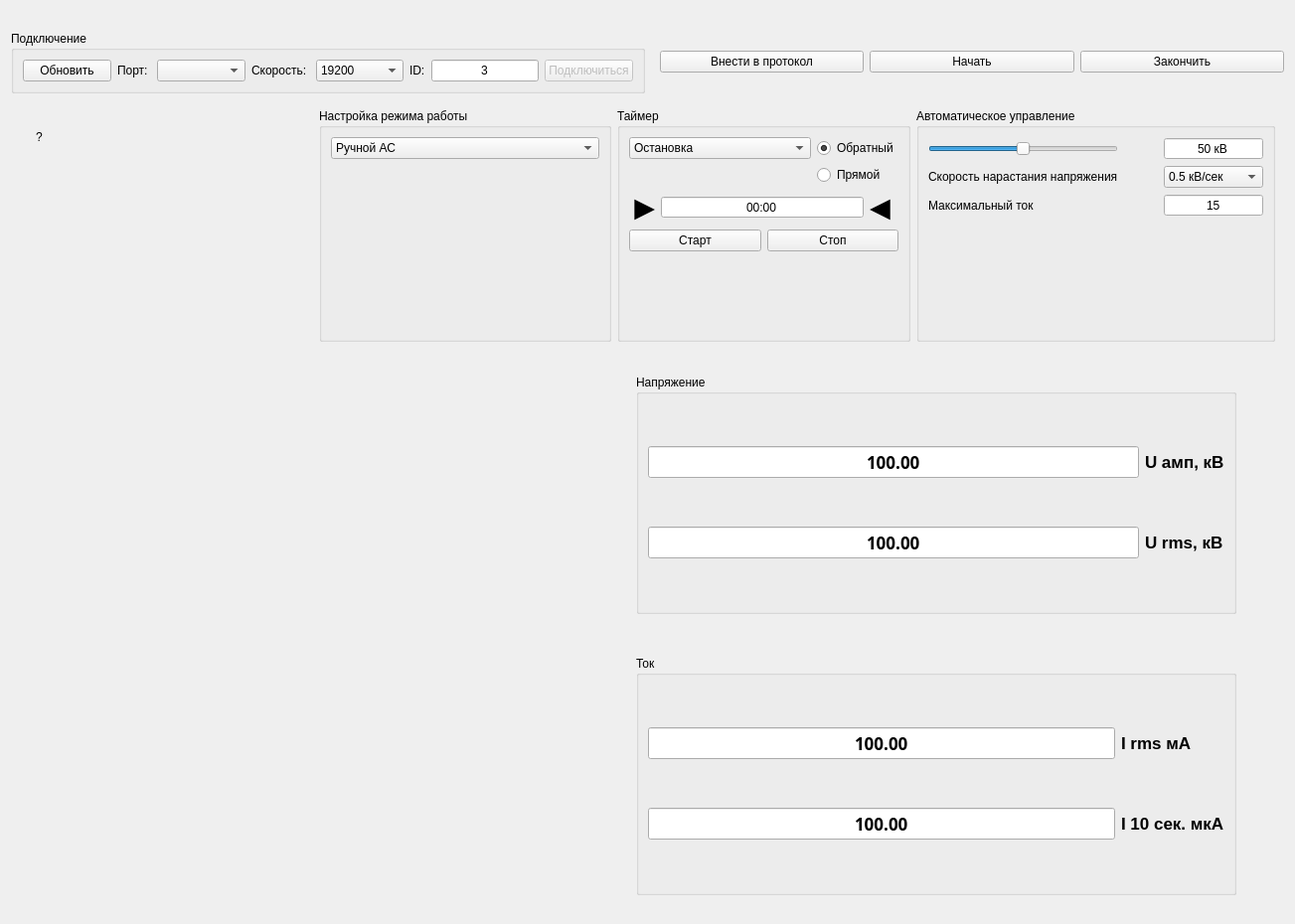
<?xml version="1.0" encoding="UTF-8"?>
<ui version="4.0">
 <class>Device_V100</class>
 <widget class="QWidget" name="Device_V100">
  <property name="geometry">
   <rect>
    <x>0</x>
    <y>0</y>
    <width>1303</width>
    <height>930</height>
   </rect>
  </property>
  <property name="windowTitle">
   <string>Form</string>
  </property>
  <layout class="QGridLayout" name="gridLayout_8">
   <item row="2" column="0" colspan="2">
    <widget class="QWidget" name="wSettings" native="true">
     <property name="sizePolicy">
      <sizepolicy hsizetype="Expanding" vsizetype="Fixed">
       <horstretch>0</horstretch>
       <verstretch>0</verstretch>
      </sizepolicy>
     </property>
     <layout class="QHBoxLayout" name="horizontalLayout_3">
      <item>
       <widget class="QWidget" name="widget" native="true">
        <layout class="QGridLayout" name="gridLayout_4">
         <item row="0" column="0">
          <layout class="QHBoxLayout" name="horizontalLayout_2">
           <item>
            <widget class="QToolButton" name="tbHelp_3">
             <property name="sizePolicy">
              <sizepolicy hsizetype="Fixed" vsizetype="Fixed">
               <horstretch>0</horstretch>
               <verstretch>0</verstretch>
              </sizepolicy>
             </property>
             <property name="maximumSize">
              <size>
               <width>32</width>
               <height>16777215</height>
              </size>
             </property>
             <property name="text">
              <string>?</string>
             </property>
             <property name="autoRaise">
              <bool>true</bool>
             </property>
            </widget>
           </item>
           <item>
            <widget class="QToolButton" name="toolButton">
             <property name="text">
              <string/>
             </property>
             <property name="icon">
              <iconset resource="../resources.qrc">
               <normaloff>:/main/pics/tools.svg</normaloff>:/main/pics/tools.svg</iconset>
             </property>
             <property name="iconSize">
              <size>
               <width>32</width>
               <height>32</height>
              </size>
             </property>
             <property name="autoRaise">
              <bool>true</bool>
             </property>
            </widget>
           </item>
           <item>
            <spacer name="horizontalSpacer">
             <property name="orientation">
              <enum>Qt::Horizontal</enum>
             </property>
             <property name="sizeHint" stdset="0">
              <size>
               <width>40</width>
               <height>20</height>
              </size>
             </property>
            </spacer>
           </item>
          </layout>
         </item>
         <item row="1" column="0">
          <spacer name="verticalSpacer">
           <property name="orientation">
            <enum>Qt::Vertical</enum>
           </property>
           <property name="sizeHint" stdset="0">
            <size>
             <width>20</width>
             <height>178</height>
            </size>
           </property>
          </spacer>
         </item>
        </layout>
       </widget>
      </item>
      <item>
       <widget class="QGroupBox" name="ModeGroup">
        <property name="sizePolicy">
         <sizepolicy hsizetype="Expanding" vsizetype="Preferred">
          <horstretch>0</horstretch>
          <verstretch>0</verstretch>
         </sizepolicy>
        </property>
        <property name="title">
         <string>Настройка режима работы</string>
        </property>
        <layout class="QGridLayout" name="gridLayout_20">
         <item row="0" column="0">
          <widget class="QComboBox" name="ModeBox">
           <item>
            <property name="text">
             <string>Ручной АС</string>
            </property>
           </item>
           <item>
            <property name="text">
             <string>Ручной DC</string>
            </property>
           </item>
           <item>
            <property name="text">
             <string>Автоматический АС</string>
            </property>
           </item>
           <item>
            <property name="text">
             <string>Автоматический DC</string>
            </property>
           </item>
           <item>
            <property name="text">
             <string>Прожиг DC</string>
            </property>
           </item>
           <item>
            <property name="text">
             <string>По программе</string>
            </property>
           </item>
          </widget>
         </item>
         <item row="1" column="0">
          <spacer name="verticalSpacer_2">
           <property name="orientation">
            <enum>Qt::Vertical</enum>
           </property>
           <property name="sizeHint" stdset="0">
            <size>
             <width>20</width>
             <height>40</height>
            </size>
           </property>
          </spacer>
         </item>
        </layout>
       </widget>
      </item>
      <item>
       <widget class="QGroupBox" name="groupBox_7">
        <property name="sizePolicy">
         <sizepolicy hsizetype="Expanding" vsizetype="Preferred">
          <horstretch>0</horstretch>
          <verstretch>0</verstretch>
         </sizepolicy>
        </property>
        <property name="title">
         <string>Таймер</string>
        </property>
        <layout class="QGridLayout" name="gridLayout_6">
         <item row="0" column="0" colspan="2">
          <layout class="QGridLayout" name="gridLayout_5">
           <item row="0" column="0">
            <widget class="QComboBox" name="TimeActionBox">
             <property name="sizePolicy">
              <sizepolicy hsizetype="Expanding" vsizetype="Fixed">
               <horstretch>0</horstretch>
               <verstretch>0</verstretch>
              </sizepolicy>
             </property>
             <property name="minimumSize">
              <size>
               <width>100</width>
               <height>0</height>
              </size>
             </property>
             <item>
              <property name="text">
               <string>Остановка</string>
              </property>
             </item>
             <item>
              <property name="text">
               <string>Сигнал</string>
              </property>
             </item>
            </widget>
           </item>
           <item row="0" column="1">
            <widget class="QRadioButton" name="radioButtonDown">
             <property name="text">
              <string>Обратный</string>
             </property>
             <property name="checked">
              <bool>true</bool>
             </property>
            </widget>
           </item>
           <item row="1" column="1">
            <widget class="QRadioButton" name="radioButtonUp">
             <property name="text">
              <string>Прямой</string>
             </property>
            </widget>
           </item>
          </layout>
         </item>
         <item row="2" column="0">
          <widget class="QPushButton" name="pbTimerStart">
           <property name="text">
            <string>Старт</string>
           </property>
          </widget>
         </item>
         <item row="1" column="0" colspan="2">
          <layout class="QHBoxLayout" name="horizontalLayout">
           <item>
            <spacer name="horizontalSpacer_2">
             <property name="orientation">
              <enum>Qt::Horizontal</enum>
             </property>
             <property name="sizeType">
              <enum>QSizePolicy::Fixed</enum>
             </property>
             <property name="sizeHint" stdset="0">
              <size>
               <width>5</width>
               <height>20</height>
              </size>
             </property>
            </spacer>
           </item>
           <item>
            <widget class="QLabel" name="label_2">
             <property name="sizePolicy">
              <sizepolicy hsizetype="Fixed" vsizetype="Preferred">
               <horstretch>0</horstretch>
               <verstretch>0</verstretch>
              </sizepolicy>
             </property>
             <property name="font">
              <font>
               <pointsize>20</pointsize>
              </font>
             </property>
             <property name="text">
              <string>▶</string>
             </property>
             <property name="alignment">
              <set>Qt::AlignRight|Qt::AlignTrailing|Qt::AlignVCenter</set>
             </property>
            </widget>
           </item>
           <item>
            <widget class="QTimeEdit" name="TimerValue">
             <property name="alignment">
              <set>Qt::AlignCenter</set>
             </property>
             <property name="buttonSymbols">
              <enum>QAbstractSpinBox::NoButtons</enum>
             </property>
             <property name="displayFormat">
              <string>mm:ss</string>
             </property>
            </widget>
           </item>
           <item>
            <widget class="QLabel" name="label_4">
             <property name="sizePolicy">
              <sizepolicy hsizetype="Fixed" vsizetype="Preferred">
               <horstretch>0</horstretch>
               <verstretch>0</verstretch>
              </sizepolicy>
             </property>
             <property name="font">
              <font>
               <pointsize>20</pointsize>
              </font>
             </property>
             <property name="text">
              <string>◀ </string>
             </property>
            </widget>
           </item>
          </layout>
         </item>
         <item row="2" column="1">
          <widget class="QPushButton" name="pbTimerStop">
           <property name="text">
            <string>Стоп</string>
           </property>
          </widget>
         </item>
         <item row="3" column="0">
          <spacer name="verticalSpacer_3">
           <property name="orientation">
            <enum>Qt::Vertical</enum>
           </property>
           <property name="sizeHint" stdset="0">
            <size>
             <width>20</width>
             <height>40</height>
            </size>
           </property>
          </spacer>
         </item>
        </layout>
       </widget>
      </item>
      <item>
       <widget class="QGroupBox" name="AutoControl">
        <property name="sizePolicy">
         <sizepolicy hsizetype="Expanding" vsizetype="Expanding">
          <horstretch>0</horstretch>
          <verstretch>0</verstretch>
         </sizepolicy>
        </property>
        <property name="title">
         <string>Автоматическое управление</string>
        </property>
        <layout class="QGridLayout" name="gridLayout_16">
         <item row="3" column="0" colspan="2">
          <widget class="QLabel" name="label_30">
           <property name="text">
            <string>Максимальный ток</string>
           </property>
          </widget>
         </item>
         <item row="1" column="0" colspan="2">
          <widget class="QLabel" name="label_25">
           <property name="text">
            <string>Скорость нарастания напряжения</string>
           </property>
          </widget>
         </item>
         <item row="1" column="3">
          <widget class="QComboBox" name="AutoSpeedBox">
           <property name="sizePolicy">
            <sizepolicy hsizetype="Expanding" vsizetype="Fixed">
             <horstretch>0</horstretch>
             <verstretch>0</verstretch>
            </sizepolicy>
           </property>
           <property name="minimumSize">
            <size>
             <width>100</width>
             <height>0</height>
            </size>
           </property>
           <property name="maximumSize">
            <size>
             <width>100</width>
             <height>16777215</height>
            </size>
           </property>
           <item>
            <property name="text">
             <string>0.5 кВ/сек</string>
            </property>
           </item>
           <item>
            <property name="text">
             <string>1 кВ/сек</string>
            </property>
           </item>
           <item>
            <property name="text">
             <string>2кВ/сек</string>
            </property>
           </item>
          </widget>
         </item>
         <item row="0" column="3">
          <widget class="QSpinBox" name="AutoVoltageValue">
           <property name="sizePolicy">
            <sizepolicy hsizetype="Expanding" vsizetype="Fixed">
             <horstretch>0</horstretch>
             <verstretch>0</verstretch>
            </sizepolicy>
           </property>
           <property name="minimumSize">
            <size>
             <width>0</width>
             <height>0</height>
            </size>
           </property>
           <property name="alignment">
            <set>Qt::AlignCenter</set>
           </property>
           <property name="readOnly">
            <bool>false</bool>
           </property>
           <property name="buttonSymbols">
            <enum>QAbstractSpinBox::NoButtons</enum>
           </property>
           <property name="suffix">
            <string> кВ</string>
           </property>
           <property name="minimum">
            <number>0</number>
           </property>
           <property name="maximum">
            <number>100</number>
           </property>
           <property name="singleStep">
            <number>1</number>
           </property>
           <property name="stepType">
            <enum>QAbstractSpinBox::AdaptiveDecimalStepType</enum>
           </property>
           <property name="value">
            <number>50</number>
           </property>
           <property name="displayIntegerBase">
            <number>10</number>
           </property>
          </widget>
         </item>
         <item row="3" column="3">
          <widget class="QSpinBox" name="AutoCurValue">
           <property name="sizePolicy">
            <sizepolicy hsizetype="Expanding" vsizetype="Fixed">
             <horstretch>0</horstretch>
             <verstretch>0</verstretch>
            </sizepolicy>
           </property>
           <property name="minimumSize">
            <size>
             <width>0</width>
             <height>0</height>
            </size>
           </property>
           <property name="alignment">
            <set>Qt::AlignCenter</set>
           </property>
           <property name="readOnly">
            <bool>false</bool>
           </property>
           <property name="buttonSymbols">
            <enum>QAbstractSpinBox::NoButtons</enum>
           </property>
           <property name="minimum">
            <number>0</number>
           </property>
           <property name="maximum">
            <number>200</number>
           </property>
           <property name="singleStep">
            <number>1</number>
           </property>
           <property name="stepType">
            <enum>QAbstractSpinBox::AdaptiveDecimalStepType</enum>
           </property>
           <property name="value">
            <number>15</number>
           </property>
           <property name="displayIntegerBase">
            <number>10</number>
           </property>
          </widget>
         </item>
         <item row="0" column="0" colspan="2">
          <widget class="QSlider" name="AutoVoltageSlider">
           <property name="maximum">
            <number>100</number>
           </property>
           <property name="value">
            <number>50</number>
           </property>
           <property name="orientation">
            <enum>Qt::Horizontal</enum>
           </property>
           <property name="invertedAppearance">
            <bool>false</bool>
           </property>
           <property name="invertedControls">
            <bool>false</bool>
           </property>
           <property name="tickPosition">
            <enum>QSlider::NoTicks</enum>
           </property>
           <property name="tickInterval">
            <number>10</number>
           </property>
          </widget>
         </item>
         <item row="4" column="3">
          <spacer name="verticalSpacer_4">
           <property name="orientation">
            <enum>Qt::Vertical</enum>
           </property>
           <property name="sizeHint" stdset="0">
            <size>
             <width>20</width>
             <height>40</height>
            </size>
           </property>
          </spacer>
         </item>
         <item row="0" column="2">
          <spacer name="horizontalSpacer_5">
           <property name="orientation">
            <enum>Qt::Horizontal</enum>
           </property>
           <property name="sizeHint" stdset="0">
            <size>
             <width>40</width>
             <height>20</height>
            </size>
           </property>
          </spacer>
         </item>
         <item row="1" column="2">
          <spacer name="horizontalSpacer_6">
           <property name="orientation">
            <enum>Qt::Horizontal</enum>
           </property>
           <property name="sizeHint" stdset="0">
            <size>
             <width>40</width>
             <height>20</height>
            </size>
           </property>
          </spacer>
         </item>
         <item row="3" column="2">
          <spacer name="horizontalSpacer_7">
           <property name="orientation">
            <enum>Qt::Horizontal</enum>
           </property>
           <property name="sizeHint" stdset="0">
            <size>
             <width>40</width>
             <height>20</height>
            </size>
           </property>
          </spacer>
         </item>
        </layout>
       </widget>
      </item>
     </layout>
    </widget>
   </item>
   <item row="3" column="0" colspan="2">
    <widget class="QWidget" name="widget_3" native="true">
     <property name="sizePolicy">
      <sizepolicy hsizetype="Preferred" vsizetype="Expanding">
       <horstretch>0</horstretch>
       <verstretch>0</verstretch>
      </sizepolicy>
     </property>
     <layout class="QGridLayout" name="gridLayout">
      <item row="0" column="2">
       <layout class="QHBoxLayout" name="horizontalLayout_4"/>
      </item>
      <item row="0" column="0">
       <widget class="QWidget" name="VoltageGroup" native="true">
        <layout class="QGridLayout" name="gridLayout_12">
         <item row="0" column="0">
          <widget class="Speedometer" name="wVoltageMeter" native="true">
           <property name="sizePolicy">
            <sizepolicy hsizetype="Expanding" vsizetype="Preferred">
             <horstretch>0</horstretch>
             <verstretch>0</verstretch>
            </sizepolicy>
           </property>
          </widget>
         </item>
         <item row="0" column="1">
          <widget class="QGroupBox" name="groupBox_3">
           <property name="title">
            <string>Напряжение</string>
           </property>
           <layout class="QGridLayout" name="gridLayout_11">
            <item row="0" column="0">
             <widget class="QLineEdit" name="UampLine">
              <property name="font">
               <font>
                <family>Seven Segment</family>
                <pointsize>13</pointsize>
                <bold>true</bold>
               </font>
              </property>
              <property name="text">
               <string>100.00</string>
              </property>
              <property name="alignment">
               <set>Qt::AlignCenter</set>
              </property>
              <property name="readOnly">
               <bool>true</bool>
              </property>
             </widget>
            </item>
            <item row="0" column="1">
             <widget class="QLabel" name="label_5">
              <property name="font">
               <font>
                <family>Arial</family>
                <pointsize>13</pointsize>
                <bold>true</bold>
               </font>
              </property>
              <property name="text">
               <string>U амп, кВ</string>
              </property>
             </widget>
            </item>
            <item row="1" column="0">
             <widget class="QLineEdit" name="UrmsLine">
              <property name="font">
               <font>
                <family>Seven Segment</family>
                <pointsize>13</pointsize>
                <bold>true</bold>
               </font>
              </property>
              <property name="text">
               <string>100.00</string>
              </property>
              <property name="alignment">
               <set>Qt::AlignCenter</set>
              </property>
              <property name="readOnly">
               <bool>true</bool>
              </property>
             </widget>
            </item>
            <item row="1" column="1">
             <widget class="QLabel" name="label_6">
              <property name="font">
               <font>
                <family>Arial</family>
                <pointsize>13</pointsize>
                <bold>true</bold>
               </font>
              </property>
              <property name="text">
               <string>U rms, кВ</string>
              </property>
             </widget>
            </item>
           </layout>
          </widget>
         </item>
        </layout>
       </widget>
      </item>
      <item row="0" column="1">
       <spacer name="horizontalSpacer_4">
        <property name="orientation">
         <enum>Qt::Horizontal</enum>
        </property>
        <property name="sizeType">
         <enum>QSizePolicy::Fixed</enum>
        </property>
        <property name="sizeHint" stdset="0">
         <size>
          <width>30</width>
          <height>20</height>
         </size>
        </property>
       </spacer>
      </item>
     </layout>
    </widget>
   </item>
   <item row="1" column="0">
    <widget class="QGroupBox" name="groupBox">
     <property name="sizePolicy">
      <sizepolicy hsizetype="Preferred" vsizetype="Fixed">
       <horstretch>0</horstretch>
       <verstretch>0</verstretch>
      </sizepolicy>
     </property>
     <property name="title">
      <string>Подключение</string>
     </property>
     <layout class="QGridLayout" name="gridLayout_2">
      <item row="0" column="4">
       <widget class="QComboBox" name="BoudReteBox">
        <property name="sizePolicy">
         <sizepolicy hsizetype="Expanding" vsizetype="Fixed">
          <horstretch>0</horstretch>
          <verstretch>0</verstretch>
         </sizepolicy>
        </property>
        <item>
         <property name="text">
          <string>19200</string>
         </property>
        </item>
        <item>
         <property name="text">
          <string>115200</string>
         </property>
        </item>
        <item>
         <property name="text">
          <string>9600</string>
         </property>
        </item>
       </widget>
      </item>
      <item row="0" column="7">
       <widget class="QPushButton" name="connectButton">
        <property name="enabled">
         <bool>false</bool>
        </property>
        <property name="sizePolicy">
         <sizepolicy hsizetype="Expanding" vsizetype="Fixed">
          <horstretch>0</horstretch>
          <verstretch>0</verstretch>
         </sizepolicy>
        </property>
        <property name="text">
         <string>Подключиться</string>
        </property>
       </widget>
      </item>
      <item row="0" column="0">
       <widget class="QPushButton" name="ScanPortButton">
        <property name="sizePolicy">
         <sizepolicy hsizetype="Expanding" vsizetype="Fixed">
          <horstretch>0</horstretch>
          <verstretch>0</verstretch>
         </sizepolicy>
        </property>
        <property name="text">
         <string>Обновить</string>
        </property>
       </widget>
      </item>
      <item row="0" column="5">
       <widget class="QLabel" name="label_13">
        <property name="text">
         <string>ID:</string>
        </property>
       </widget>
      </item>
      <item row="0" column="3">
       <widget class="QLabel" name="label_3">
        <property name="text">
         <string>Скорость: </string>
        </property>
       </widget>
      </item>
      <item row="0" column="6">
       <widget class="QLineEdit" name="IDEdit">
        <property name="text">
         <string>3</string>
        </property>
        <property name="alignment">
         <set>Qt::AlignCenter</set>
        </property>
       </widget>
      </item>
      <item row="0" column="1">
       <widget class="QLabel" name="label">
        <property name="text">
         <string>Порт: </string>
        </property>
       </widget>
      </item>
      <item row="0" column="2">
       <widget class="QComboBox" name="PortBox">
        <property name="sizePolicy">
         <sizepolicy hsizetype="Expanding" vsizetype="Fixed">
          <horstretch>0</horstretch>
          <verstretch>0</verstretch>
         </sizepolicy>
        </property>
        <property name="currentIndex">
         <number>-1</number>
        </property>
       </widget>
      </item>
     </layout>
    </widget>
   </item>
   <item row="0" column="0" colspan="2">
    <widget class="QLabel" name="lblTitle">
     <property name="sizePolicy">
      <sizepolicy hsizetype="Preferred" vsizetype="Fixed">
       <horstretch>0</horstretch>
       <verstretch>0</verstretch>
      </sizepolicy>
     </property>
     <property name="text">
      <string/>
     </property>
     <property name="alignment">
      <set>Qt::AlignCenter</set>
     </property>
    </widget>
   </item>
   <item row="1" column="1">
    <widget class="QWidget" name="widget_2" native="true">
     <property name="sizePolicy">
      <sizepolicy hsizetype="Expanding" vsizetype="Fixed">
       <horstretch>0</horstretch>
       <verstretch>0</verstretch>
      </sizepolicy>
     </property>
     <layout class="QGridLayout" name="gridLayout_3">
      <property name="rightMargin">
       <number>0</number>
      </property>
      <item row="0" column="0">
       <widget class="QPushButton" name="pbProtocol">
        <property name="sizePolicy">
         <sizepolicy hsizetype="Expanding" vsizetype="Fixed">
          <horstretch>0</horstretch>
          <verstretch>0</verstretch>
         </sizepolicy>
        </property>
        <property name="minimumSize">
         <size>
          <width>150</width>
          <height>0</height>
         </size>
        </property>
        <property name="text">
         <string>Внести в протокол</string>
        </property>
       </widget>
      </item>
      <item row="0" column="1">
       <widget class="QPushButton" name="StartButton">
        <property name="sizePolicy">
         <sizepolicy hsizetype="Expanding" vsizetype="Fixed">
          <horstretch>0</horstretch>
          <verstretch>0</verstretch>
         </sizepolicy>
        </property>
        <property name="minimumSize">
         <size>
          <width>150</width>
          <height>0</height>
         </size>
        </property>
        <property name="autoFillBackground">
         <bool>false</bool>
        </property>
        <property name="text">
         <string>Начать</string>
        </property>
       </widget>
      </item>
      <item row="0" column="2">
       <widget class="QPushButton" name="StopButton">
        <property name="sizePolicy">
         <sizepolicy hsizetype="Expanding" vsizetype="Fixed">
          <horstretch>0</horstretch>
          <verstretch>0</verstretch>
         </sizepolicy>
        </property>
        <property name="minimumSize">
         <size>
          <width>150</width>
          <height>0</height>
         </size>
        </property>
        <property name="text">
         <string>Закончить</string>
        </property>
       </widget>
      </item>
     </layout>
    </widget>
   </item>
   <item row="4" column="0" colspan="2">
    <widget class="QWidget" name="widget_4" native="true">
     <property name="sizePolicy">
      <sizepolicy hsizetype="Preferred" vsizetype="Expanding">
       <horstretch>0</horstretch>
       <verstretch>0</verstretch>
      </sizepolicy>
     </property>
     <layout class="QGridLayout" name="gridLayout_7">
      <item row="0" column="0">
       <widget class="QWidget" name="CurrentGroup" native="true">
        <layout class="QGridLayout" name="gridLayout_10">
         <item row="0" column="0">
          <widget class="Speedometer" name="wCurrentMeter" native="true">
           <property name="sizePolicy">
            <sizepolicy hsizetype="Expanding" vsizetype="Preferred">
             <horstretch>0</horstretch>
             <verstretch>0</verstretch>
            </sizepolicy>
           </property>
          </widget>
         </item>
         <item row="0" column="1">
          <widget class="QGroupBox" name="groupBox_2">
           <property name="title">
            <string>Ток</string>
           </property>
           <layout class="QGridLayout" name="gridLayout_9">
            <item row="0" column="0">
             <widget class="QLineEdit" name="IrmsLine">
              <property name="font">
               <font>
                <family>Seven Segment</family>
                <pointsize>13</pointsize>
                <bold>true</bold>
               </font>
              </property>
              <property name="text">
               <string>100.00</string>
              </property>
              <property name="alignment">
               <set>Qt::AlignCenter</set>
              </property>
              <property name="readOnly">
               <bool>true</bool>
              </property>
             </widget>
            </item>
            <item row="0" column="1">
             <widget class="QLabel" name="label_7">
              <property name="font">
               <font>
                <family>Arial</family>
                <pointsize>13</pointsize>
                <bold>true</bold>
               </font>
              </property>
              <property name="text">
               <string>I rms мА</string>
              </property>
             </widget>
            </item>
            <item row="1" column="0">
             <widget class="QLineEdit" name="I10secLine">
              <property name="font">
               <font>
                <family>Seven Segment</family>
                <pointsize>13</pointsize>
                <bold>true</bold>
               </font>
              </property>
              <property name="text">
               <string>100.00</string>
              </property>
              <property name="alignment">
               <set>Qt::AlignCenter</set>
              </property>
              <property name="readOnly">
               <bool>true</bool>
              </property>
             </widget>
            </item>
            <item row="1" column="1">
             <widget class="QLabel" name="label_8">
              <property name="font">
               <font>
                <family>Arial</family>
                <pointsize>13</pointsize>
                <bold>true</bold>
               </font>
              </property>
              <property name="text">
               <string>I 10 сек. мкА</string>
              </property>
             </widget>
            </item>
           </layout>
          </widget>
         </item>
        </layout>
       </widget>
      </item>
      <item row="0" column="2">
       <layout class="QHBoxLayout" name="horizontalLayout_5"/>
      </item>
      <item row="0" column="1">
       <spacer name="horizontalSpacer_3">
        <property name="orientation">
         <enum>Qt::Horizontal</enum>
        </property>
        <property name="sizeType">
         <enum>QSizePolicy::Fixed</enum>
        </property>
        <property name="sizeHint" stdset="0">
         <size>
          <width>30</width>
          <height>20</height>
         </size>
        </property>
       </spacer>
      </item>
     </layout>
    </widget>
   </item>
  </layout>
 </widget>
 <customwidgets>
  <customwidget>
   <class>Speedometer</class>
   <extends>QWidget</extends>
   <header>widgets/speedometer.h</header>
   <container>1</container>
  </customwidget>
 </customwidgets>
 <resources>
  <include location="../resources.qrc"/>
 </resources>
 <connections/>
</ui>
